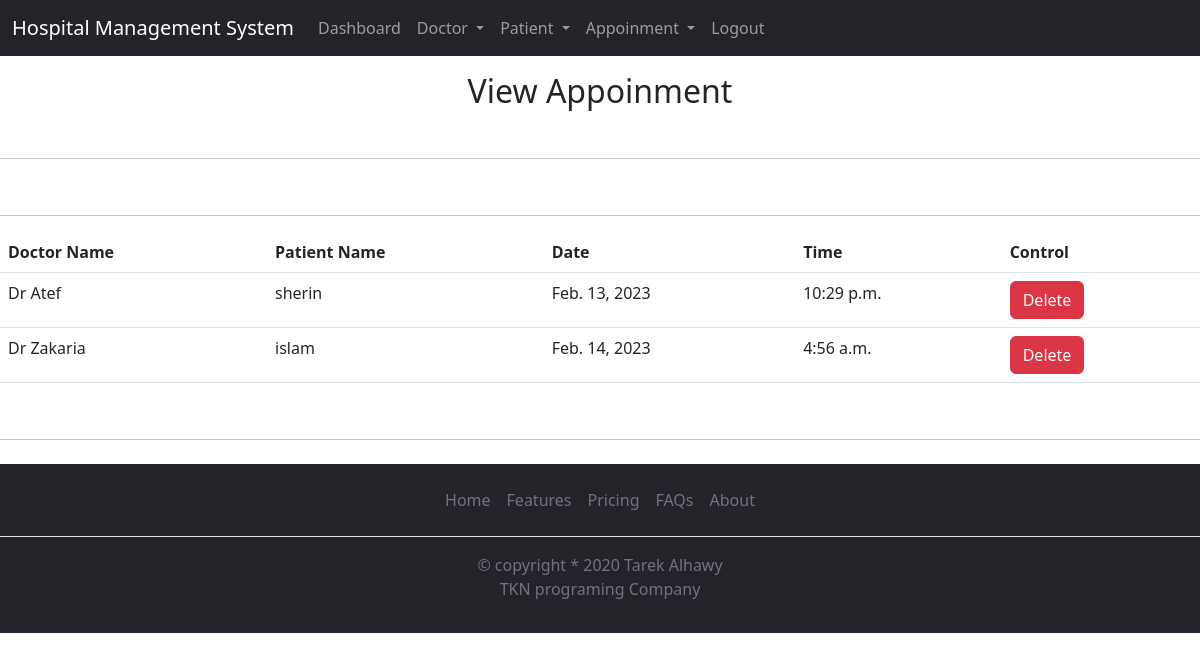
Page /view_appoinment/ (signed in) on the committed database.
### hospital/models.py (models this page shows, shortened)
class Appoinment(models.Model):
    doctor = models.ForeignKey(Doctor, on_delete=models.CASCADE)
    patient = models.ForeignKey(Patient, on_delete=models.CASCADE)
    date = models.DateField()
    time = models.TimeField()

class Doctor(models.Model):
    name = models.CharField(max_length=50)
    mobile = models.CharField(max_length=50)
    special = models.CharField(max_length=50)
    def __str__(self):
        return self.name

class Patient(models.Model):
    gender = [
        ('man','man'),
        ('woman', 'woman'),
    ]
    name = models.CharField(max_length=50)
    gender = models.CharField(choices=gender, max_length=50)
    mobile = models.CharField(max_length=50)
    address = models.TextField()
    def __str__(self):
        return self.name

### hospital/views.py (the view)
# urls.py: path('view_appoinment/',views.view_appoinment, name='view_appoinment'),
def view_appoinment(request):
    if request.user.is_authenticated:
        if request.user.is_staff:
            appoinments = Appoinment.objects.all()
            context = {
                'appoinments' : appoinments
            }
        else:
            return redirect('login')
    return render(request, 'view_appoinment.html', context)

### templates/view_appoinment.html (shortened to what this page needs)
{% extends 'base.html' %}
{% block content %}
<div>
    <h2 class="text-center mt-3">View Appoinment</h2>
    <br>
    <hr>
    <br>
    <hr>
    <table class="table table-hover mt-3">
        <thead>
          <tr>
            <th scope="col">Doctor Name</th>
            <th scope="col">Patient Name</th>
            <th scope="col">Date</th>
            <th scope="col">Time</th>
            <th scope="col">Control  </th>
          </tr>
        </thead>
        <tbody>
            {% for appoinment in appoinments %}
          <tr>
            <td>{{appoinment.doctor}}</td>
            <td>{{appoinment.patient}}</td>
            <td>{{appoinment.date}}</td>
            <td>{{appoinment.time}}</td>
            <td>
                <a href="{% url 'delete_appoinment' appoinment.id %}"
                onclick="return confirm('Are You Sure To Delete Appoinment')" class="btn btn-danger">Delete</a>
            </td>
          </tr>
          {% endfor %}
        </tbody>
    </table>
</div>
<br>
{% endblock content %}

### static/css/mystyle.css (style rules this page uses)
a { text-decoration: none; }

### rows in the picture
Appoinment: doctor "Dr Atef", patient "sherin", date "Feb. 13, 2023", time "10:29 p.m."
Appoinment: doctor "Dr Zakaria", patient "islam", date "Feb. 14, 2023", time "4:56 a.m."
